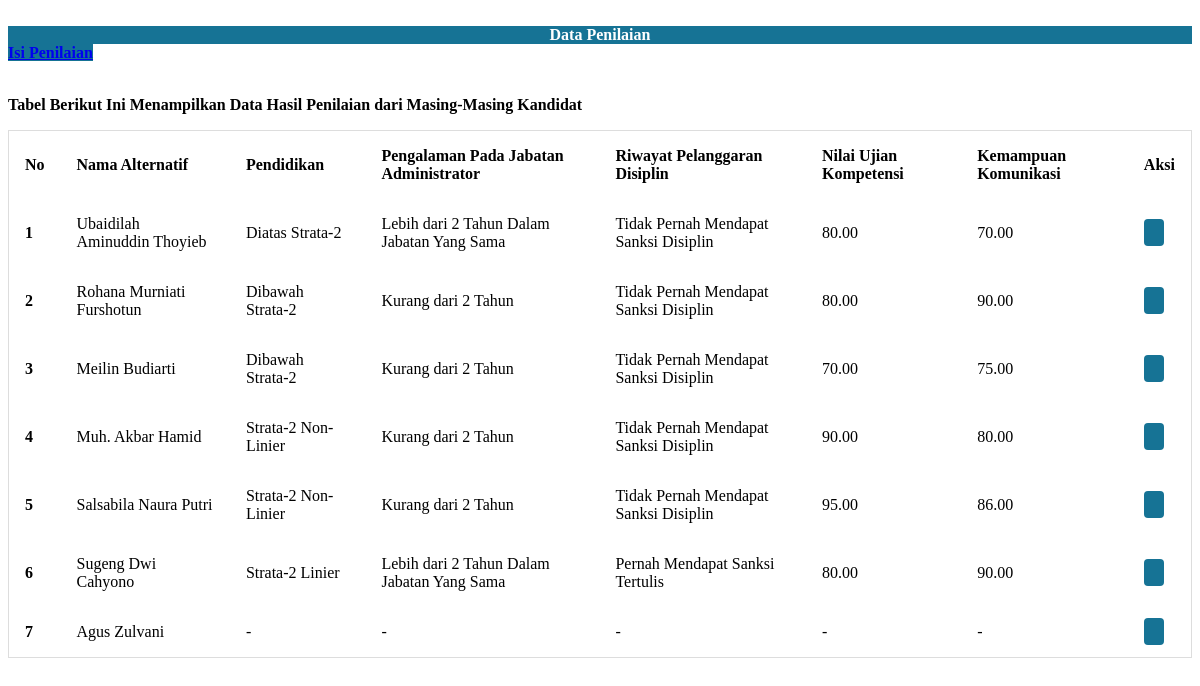
The page /penilaian.php on the database its author committed.
### tables this page shows
CREATE TABLE `Kriteria` (
  `id_kriteria` int(11) NOT NULL,
  `nama_kriteria` varchar(255) NOT NULL,
  `bobot_kriteria` decimal(5,2) DEFAULT NULL,
  `tipe_kriteria` enum('benefit','cost') DEFAULT NULL,
  `punyasub` enum('0','1') NOT NULL DEFAULT '0'
);

CREATE TABLE `SubKriteria` (
  `id_subkriteria` int(11) NOT NULL,
  `id_kriteria` int(11) DEFAULT NULL,
  `nama_subkriteria` varchar(255) NOT NULL,
  `bobot_subkriteria` decimal(5,2) NOT NULL,
  `tipe_subkriteria` enum('benefit','cost') NOT NULL
);

### penilaian.php (the view, shortened to what this page needs)
<?php
require 'config/koneksi.php';
$kriteriaQuery = mysqli_query($conn, "SELECT * FROM Kriteria");
$kriteriaData = [];
while ($kriteria = mysqli_fetch_array($kriteriaQuery)) {
    $kriteriaData[$kriteria['id_kriteria']] = [
        'nama_kriteria' => $kriteria['nama_kriteria'],
        'punyasub' => $kriteria['punyasub']
    ];
}
$sql = "
    SELECT
        a.id_alternatif,
        a.nama_alternatif,
        k.id_kriteria,
        k.nama_kriteria,
        sk.id_subkriteria,
        sk.nama_subkriteria,
        p.nilai,
        r.uraian
    FROM
        Alternatif a
    LEFT JOIN
        Penilaian p ON a.id_alternatif = p.id_alternatif
    LEFT JOIN
        Kriteria k ON p.id_kriteria = k.id_kriteria
    LEFT JOIN
        SubKriteria sk ON p.id_subkriteria = sk.id_subkriteria
    LEFT JOIN
        Rentang r ON p.nilai = r.nilai_rentang
        AND r.id_kriteria = p.id_kriteria
        AND (r.id_subkriteria = sk.id_subkriteria OR r.id_subkriteria IS NULL)
    WHERE
        a.status_alternatif = '1'
    ORDER BY
        a.id_alternatif, k.id_kriteria, sk.id_subkriteria;
";
$result = mysqli_query($conn, $sql);
$dataGrouped = [];
while ($data = mysqli_fetch_array($result)) {
    $id_alternatif = $data['id_alternatif'];
    $id_kriteria = $data['id_kriteria'];
    $id_subkriteria = $data['id_subkriteria'];
    $dataGrouped[$id_alternatif]['nama_alternatif'] = $data['nama_alternatif'];
    if ($kriteriaData[$id_kriteria]['punyasub'] == 1) {
        $dataGrouped[$id_alternatif]['nilai'][$id_kriteria]['subkriteria'][$id_subkriteria] = $data['uraian'] ?? $data['nilai'] ?? '-';
    } else {
        $dataGrouped[$id_alternatif]['nilai'][$id_kriteria]['uraian'] = $data['uraian'] ?? $data['nilai'] ?? '-';
    }
}
?>
<head>
</head>
<body>
    <br>
    <div class="card shadow mb-5">
        <div class="card-header py-3" style="text-align: center; background-color: #167395; color: white; font-weight:bold">Data Penilaian
        </div>
        <div class="card-body">
            <a href="dashboard.php?url=tambahnilai" class="btn btn-success btn-icon-split" style="background: #167395">
                <span class="text" style="font-weight: bold;">Isi Penilaian</span>
            </a>
            <br><br>
            <div>
                <p style="color: black; font-weight: bold">Tabel Berikut Ini Menampilkan Data Hasil Penilaian dari Masing-Masing Kandidat</p>
                <div>
                    <div class="table-responsive">
                        <table class="table table-bordered">
                            <thead>
                                <tr>
                                    <th scope="col">No</th>
                                    <th scope="col">Nama Alternatif</th>
                                    <?php
                                    foreach ($kriteriaData as $id_kriteria => $info) {
                                        if ($info['punyasub'] == 0) {
                                            echo "<th scope='col'>{$info['nama_kriteria']}</th>";
                                        } else {
                                            $subKriteriaQuery = mysqli_query($conn, "SELECT * FROM SubKriteria WHERE id_kriteria = '$id_kriteria'");
                                            while ($subKriteria = mysqli_fetch_array($subKriteriaQuery)) {
                                                echo "<th scope='col'>{$subKriteria['nama_subkriteria']}</th>";
                                            }
                                        }
                                    }
                                    ?>
                                    <th scope="col">Aksi</th>
                                </tr>
                            </thead>
                            <tbody>
                                <?php
                                $no = 0;
                                foreach ($dataGrouped as $id_alternatif => $dataAlternatif) {
                                    $no++;
                                    echo "<tr>";
                                    echo "<th scope='row'>$no</th>";
                                    echo "<td>" . $dataAlternatif['nama_alternatif'] . "</td>";
                                    foreach ($kriteriaData as $id_kriteria => $info) {
                                        if ($info['punyasub'] == 0) {
                                            if (isset($dataAlternatif['nilai'][$id_kriteria]['uraian'])) {
                                                echo "<td>" . $dataAlternatif['nilai'][$id_kriteria]['uraian'] . "</td>";
                                            } else {
                                                echo "<td>-</td>";
                                            }
                                        } else {
                                            $subKriteriaQuery = mysqli_query($conn, "SELECT * FROM SubKriteria WHERE id_kriteria = '$id_kriteria'");
                                            while ($subKriteria = mysqli_fetch_array($subKriteriaQuery)) {
                                                $id_subkriteria = $subKriteria['id_subkriteria'];
                                                if (isset($dataAlternatif['nilai'][$id_kriteria]['subkriteria'][$id_subkriteria])) {
                                                    echo "<td>" . $dataAlternatif['nilai'][$id_kriteria]['subkriteria'][$id_subkriteria] . "</td>";
                                                } else {
                                                    echo "<td>-</td>";
                                                }
                                            }
                                        }
                                    }
                                    echo "<td><a href='dashboard.php?url=editpenilaian&id_alternatif={$id_alternatif}' class='btn-edit'><i class='fa fa-edit'></i></a></td>";
                                    echo "</tr>";
                                }
                                ?>
                            </tbody>
                        </table>
                    </div>
                </div>
            </div>
        </div>
    </div>
</body>
</html>

### penilaian.php (style rules this page uses)
table { border-collapse: collapse; border-spacing: 0; width: 100%; border: 1px solid #ddd; }
th, td { text-align: left; padding: 16px; }
body { font-family: "Verdana"; }
.btn-edit { background-color: #167395; color: white; border: none; padding: 5px 10px; border-radius: 4px; text-decoration: none; }

### rows shown on the page
kriteria: nama_kriteria "Pendidikan", uraian "Diatas Strata-2", uraian "Dibawah Strata-2", uraian "Strata-2 Non-Linier", uraian "Strata-2 Linier"
subkriteria: nama_subkriteria "Pengalaman Pada Jabatan Administrator", id_subkriteria "Lebih dari 2 Tahun Dalam Jabatan Yang Sama", id_subkriteria "Kurang dari 2 Tahun"
subkriteria: nama_subkriteria "Riwayat Pelanggaran Disiplin", id_subkriteria "Tidak Pernah Mendapat Sanksi Disiplin", id_subkriteria "Pernah Mendapat Sanksi Tertulis"
kriteria: nama_kriteria "Nilai Ujian Kompetensi", uraian "80.00", uraian "70.00", uraian "90.00", uraian "95.00"
kriteria: nama_kriteria "Kemampuan Komunikasi", uraian "70.00", uraian "90.00", uraian "75.00", uraian "80.00", uraian "86.00"

### other values the page prints
$dataAlternatif['nama_alternatif'] "Ubaidilah Aminuddin Thoyieb"
$dataAlternatif['nama_alternatif'] "Rohana Murniati Furshotun"
$dataAlternatif['nama_alternatif'] "Meilin Budiarti"
$dataAlternatif['nama_alternatif'] "Muh. Akbar Hamid"
$dataAlternatif['nama_alternatif'] "Salsabila Naura Putri"
$dataAlternatif['nama_alternatif'] "Sugeng Dwi Cahyono"
$dataAlternatif['nama_alternatif'] "Agus Zulvani"
